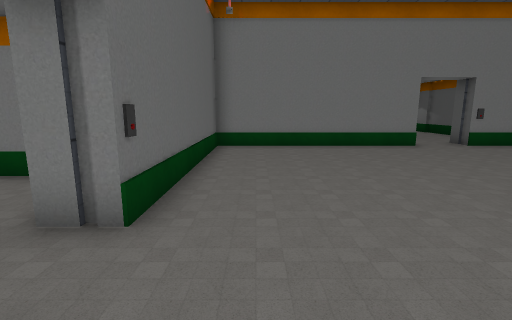
View 1 (above)

21 first-person views from a walk through a 3-D level made in the Unity game engine. The camera is 1.3 m above the floor, tilts 10° down and sees 85° across. Doors are open. The floor is counted in squares, 1 m on a side. Each view is taken from the middle of a square. On the plan, view 1 faces up. The plan holds only what a view shows up to about 13 squares ahead; the rest is blank. The place goes on beyond the plan. The player character is not drawn. Some surface patterns are stand-ins.

View 2
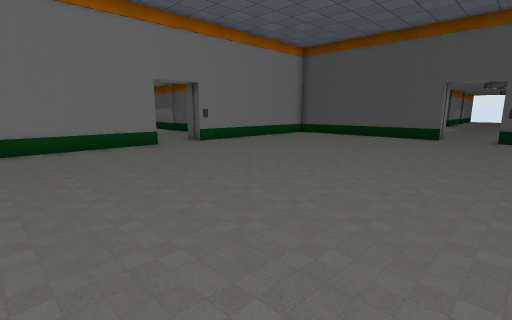

View 3
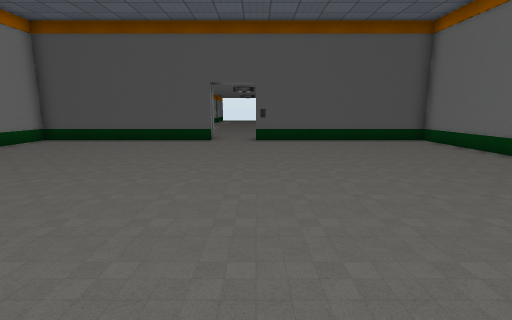

View 4
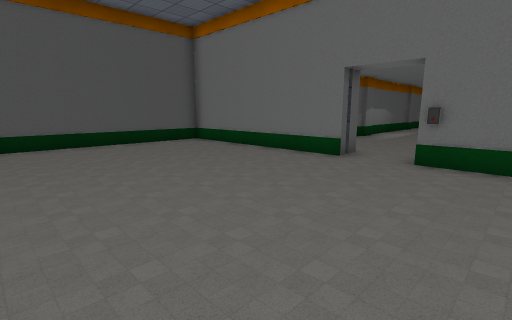

View 5
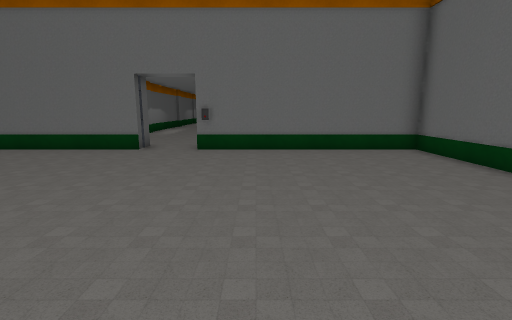

View 6
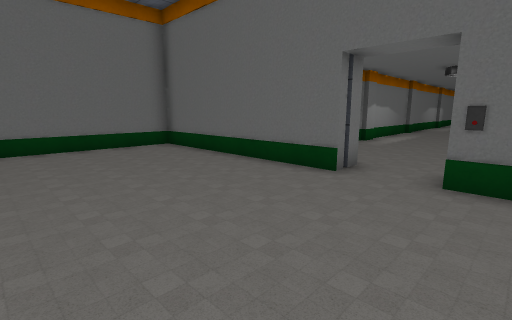

View 7
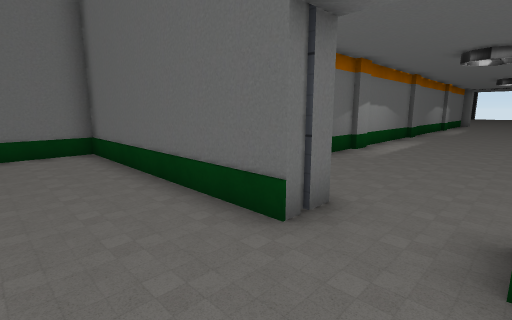

View 8
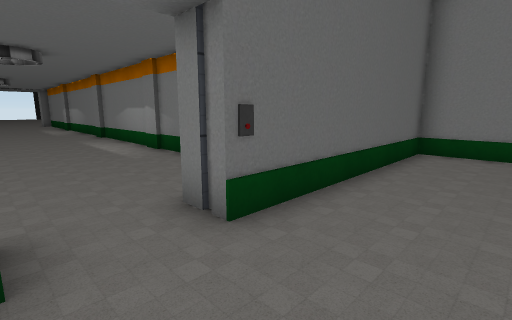

View 9
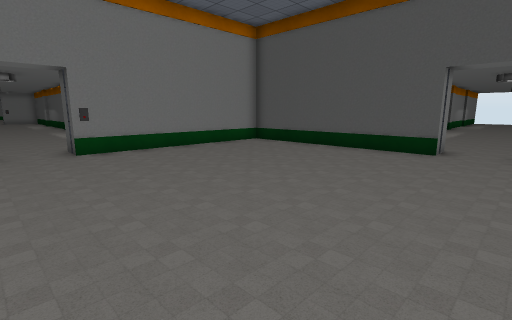

View 10
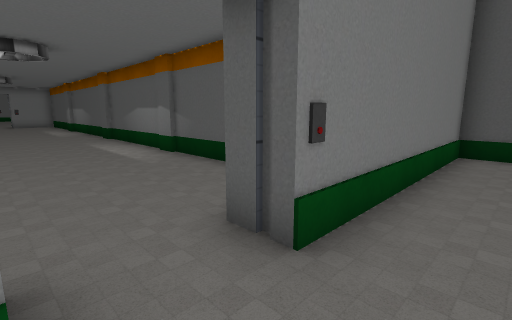

View 11
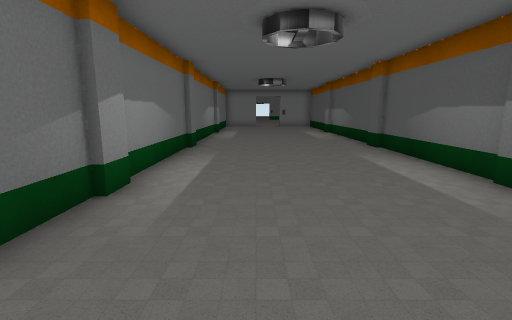

View 12
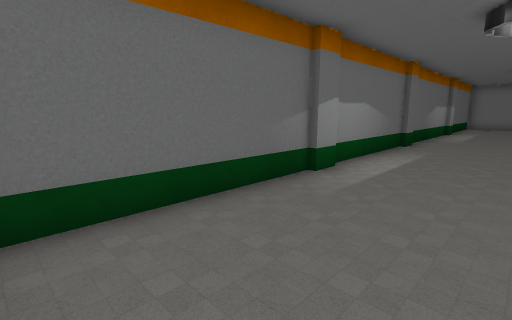

View 13
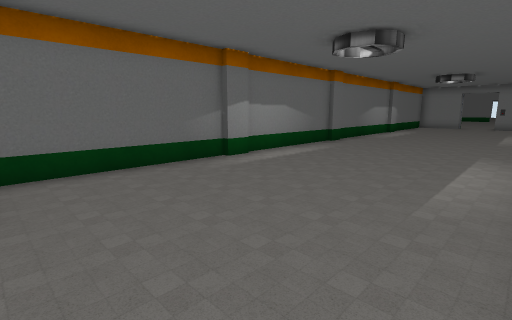

View 14
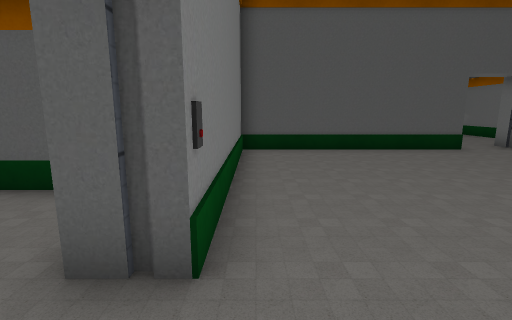

View 15
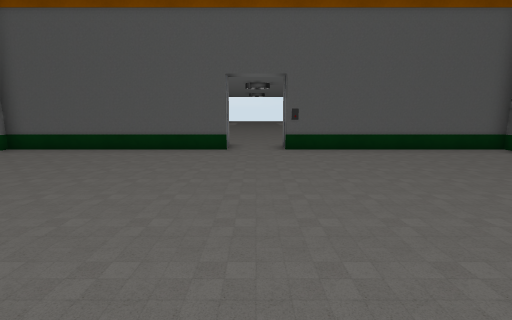

View 16
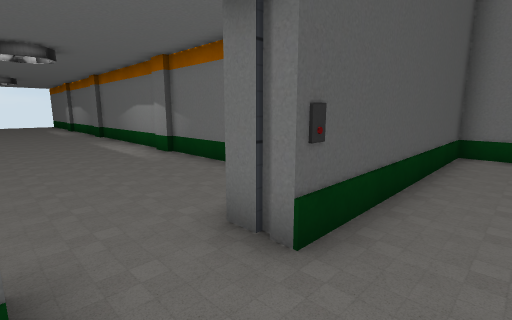

View 17
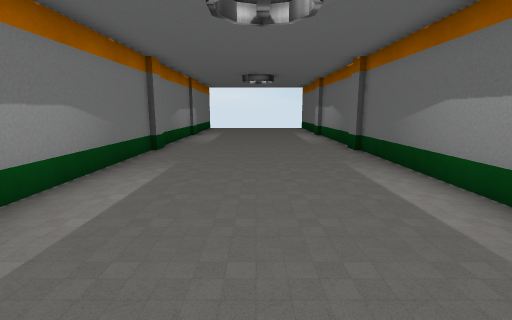

View 18
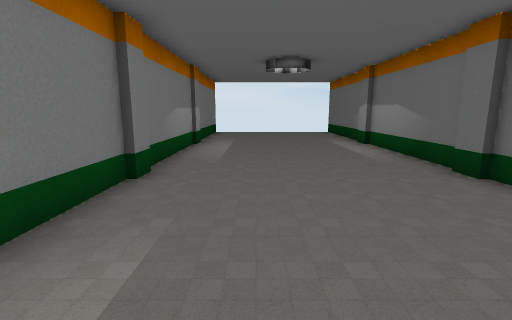

View 19
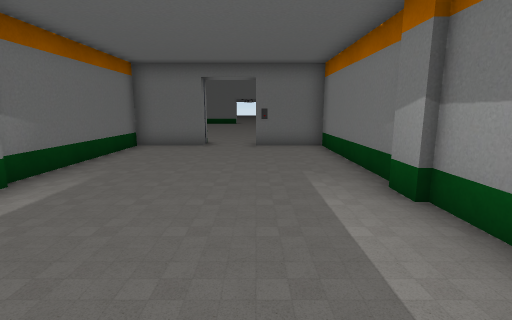

View 20
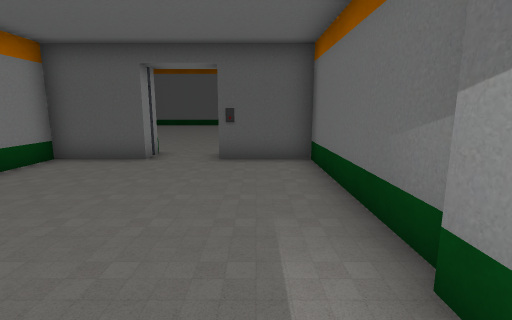

View 21
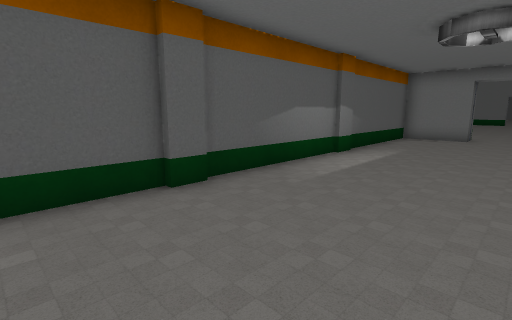

### Floor plan
Points are (right, up) in squares from view 1. A wall is a line through its corners. A room is listed if a view was taken in it or the views show most of it. See-through windows are left out.
Room 1 (views 1, 2, 3, 4, 5, 6, 7, 8, 9, 10, 14, 15, 16)
walls: (6.1, 10.5) (-1.5, 10.5) (-1.5, 3); (-1.5, 1) (-1.5, -6.5) (6, -6.5); (8, -6.5) (15.5, -6.5) (15.5, 1); (15.5, 3) (15.5, 10.5) (8, 10.5)
ways out: open door at (7, 11) to room 2; open door at (16, 2) to room 3; open door at (-2, 2) to room 4; open door at (7, -7)
objects: other object (-1, 3); other object (6, -6); other object (8, 10); other object (15, 1)
Room 2 (views 11, 12, 13, 21)
walls: (3.7, 18) (3.7, 17.1); (10.3, 22.9) (10.3, 23.8); (3.7, 23.9) (3.7, 23); (8, 11.5) (10.2, 11.5); (10.5, 11.8) (10.5, 26.2); (3.5, 26.5) (3.5, 12)
ways out: open door at (7, 11) to room 1
Room 3 (views 17, 18, 19)
walls: (23.2, 5.3) (22.2, 5.3); (22.2, -1.3) (23.1, -1.3); (22, 5.5) (16.5, 5.5) (16.5, 3); (29.2, -1.3) (30, -1.3); (30, 5.3) (29.2, 5.3); (16.5, 1) (16.5, -1.5) (33.5, -1.5); (33.5, 5.5) (23.1, 5.5)
ways out: open door at (16, 2) to room 1
objects: other object (17, 3)
Room 4 (view 20)
walls: (-6.8, 5.5) (-10.5, 5.5); (-9, -1.3) (-8.1, -1.3); (-2.5, 3) (-2.5, 5.5) (-5.1, 5.5); (-10.5, -1.5) (-2.5, -1.5) (-2.5, 1)
ways out: open door at (-2, 2) to room 1
objects: other object (-3, 1)

Positions as (right, up) in squares from view 1, and headings:
1: (0, 0), facing up
2: (1, 0), facing up-right
3: (3, 1), facing right
4: (4, 1), facing down-right
5: (4, 3), facing down
6: (4, 4), facing down-left
7: (1, 3), facing down-left
8: (1, 1), facing up-left
9: (6, 1), facing up-right
10: (6, 9), facing up-right
11: (6, 13), facing up
12: (7, 12), facing up-left
13: (10, 12), facing up-left
14: (6, 10), facing right
15: (6, 2), facing right
16: (14, 3), facing down-right
17: (20, 2), facing right
18: (24, 3), facing right
19: (27, 3), facing left
20: (-10, 0), facing right
21: (6, 26), facing down-right
